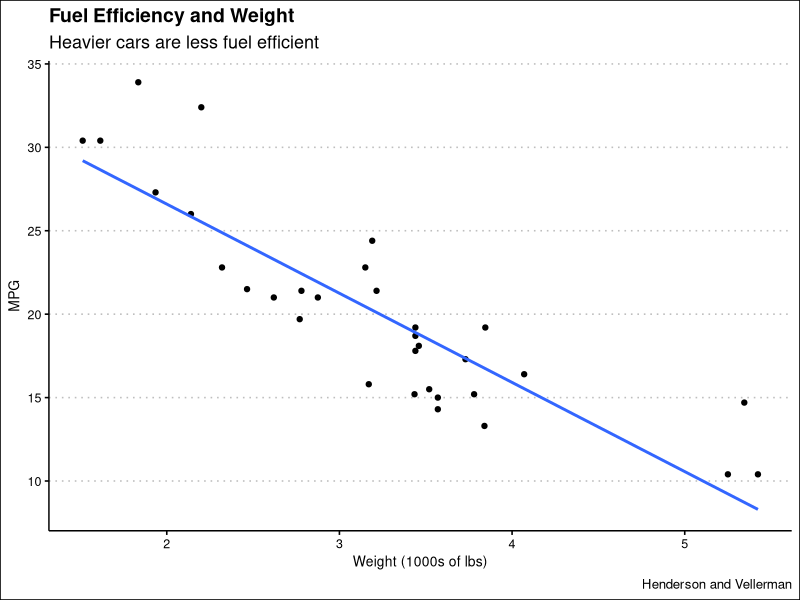

Recreate this plot in R.
## ---- chunk 1
knitr::opts_chunk$set(echo = FALSE)

library(tidyverse)
library(ggthemes)

## ---- chunk 2
mtcars %>% 
select(mpg, wt) %>% 
ggplot(aes(wt, mpg))+
geom_point()+
geom_smooth(method = lm, formula = y ~ x, se = FALSE)+
theme_clean()+
labs(title = "Fuel Efficiency and Weight",
     subtitle = "Heavier cars are less fuel efficient",
     x = "Weight (1000s of lbs)",
     y = "MPG",
     caption = "Henderson and Vellerman")

